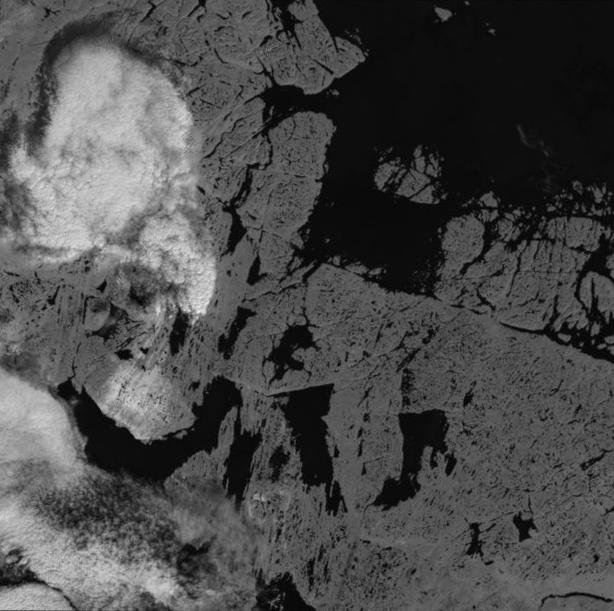
%> input picture test images/PA-1.jpg, 614 x 611 px
$ octave sift.m   (GNU Octave 9; MATLAB toolbox functions it lacks are replaced by stand-ins)
%> lines starting %> are read from the running program, lines starting %| are printed output that depends on the picture
### SIFT-matlab-V1.0/num_octaves.m
function [nOctaves]=num_octaves(image,double_size_image)

temp=log2(min(size(image,1),size(image,2)))-2;
if(double_size_image==true)
    nOctaves=temp+1;
else
    nOctaves=temp;
end
    nOctaves=floor(nOctaves);
end

### SIFT-matlab-V1.0/create_initial_image.m
function [image]=create_initial_image(I,double_image_size,sigma)

if(size(I,3)==3)
    image_gray=rgb2gray(I);
else
    image_gray=I;
end

image_gray=im2double(image_gray);
SIFT_INIT_SIGMA=0.5;
WINDOW_GAUSSIAN=5;

if(double_image_size==true)
   sig_diff=sqrt(max(sigma*sigma-4*SIFT_INIT_SIGMA^2,0.01));
   image_gray=imresize(image_gray,2,'bilinear');
   w=fspecial('gaussian',[WINDOW_GAUSSIAN,WINDOW_GAUSSIAN],sig_diff);
   image=imfilter(image_gray,w,'replicate');
else
   sig_diff=sqrt(max(sigma*sigma-SIFT_INIT_SIGMA^2,0.01));
   w=fspecial('gaussian',[WINDOW_GAUSSIAN,WINDOW_GAUSSIAN],sig_diff);
   image=imfilter(image_gray,w,'replicate');
end

end

### SIFT-matlab-V1.0/build_gaussian_pyramid.m
function [gaussian_pyramid,gaussian_gradient,gaussian_angle]=build_gaussian_pyramid(...
    base_image,...
    nOctaves,...
    nOctaveLayers,...
    sigma)

sig=zeros(1,nOctaveLayers+3);
sig(1)=sigma;
k=2^(1.0/nOctaveLayers);
for i=2:1:(nOctaveLayers+3)
    sig_previous=k^(i-2)*sigma;
    sig_current=k*sig_previous;
    sig(i)=sqrt(sig_current^2-sig_previous^2);
end

gaussian_pyramid=cell(nOctaves,nOctaveLayers+3);
gaussian_gradient=cell(nOctaves,nOctaveLayers+3);
gaussian_angle=cell(nOctaves,nOctaveLayers+3);
h=[-1,0,1;-2,0,2;-1,0,1];

for o=1:1:nOctaves
    for i=1:1:(nOctaveLayers+3)
        if(o==1 && i==1)
            gaussian_pyramid{1,1}(:,:)=base_image;
        elseif(i==1)
            temp=gaussian_pyramid{(o-1),nOctaveLayers+1}(:,:);
            gaussian_pyramid{o,1}(:,:)=imresize(temp,1/2,'bilinear');
        else
            WINDOW_GAUSSIAN=round(2*sig(i));
            WINDOW_GAUSSIAN=2*WINDOW_GAUSSIAN+1;
            w=fspecial('gaussian',[WINDOW_GAUSSIAN,WINDOW_GAUSSIAN],sig(i));
            temp=gaussian_pyramid{o,i-1}(:,:);
            gaussian_pyramid{o,i}=imfilter(temp,w,'replicate');

            if(i>=2 && i<=nOctaveLayers+1)
                gradient_x=imfilter(gaussian_pyramid{o,i}(:,:),h,'replicate');
                gradient_y=imfilter(gaussian_pyramid{o,i}(:,:),h','replicate');
                gaussian_gradient{o,i-1}(:,:)=sqrt(gradient_x.^2+gradient_y.^2);

                temp_angle=atan2(gradient_y,gradient_x);
                temp_angle=temp_angle*180/pi;
                temp_angle(temp_angle<0)=temp_angle(temp_angle<0)+360;
                gaussian_angle{o,i-1}(:,:)=temp_angle;
            end
        end
    end
end
end


### SIFT-matlab-V1.0/build_dog_pyramid.m
function [dog_pyramid]=build_dog_pyramid...
(gaussian_pyramid,...%高斯金字塔
 nOctaves,...%金字塔的组数
 dog_center_layer)%dog金字塔中心层数，默认是3

dog_pyramid=cell(nOctaves,dog_center_layer+2);%创建dog金字塔大小
for i=1:1:nOctaves
    for j=1:1:dog_center_layer+2
        dog_pyramid{i,j}(:,:)=gaussian_pyramid{i,j+1}(:,:)-gaussian_pyramid{i,j}(:,:);
    end
end
end

### SIFT-matlab-V1.0/display_product_image.m
function display_product_image(gaussian_pyramid,dog_pyramid,gradient,angle,...
                               nOctaves,dog_center_layer,str)

size_image=zeros(nOctaves,2);
for i=1:1:nOctaves
    size_image(i,1:2)=size(gaussian_pyramid{i,1});
end

%% display DOG Pyramid
ROW_size=sum(size_image);
ROW_size=ROW_size(1);
COL_size=size_image(1,1)*(dog_center_layer+2);
image_dog_pyramid=zeros(ROW_size,COL_size);
accumulate_ROW=0;
for i=1:1:nOctaves
    accumulate_ROW=accumulate_ROW+size_image(i,1);
    accumulate_COL=0;
    for j=1:1:dog_center_layer+2
        accumulate_COL=accumulate_COL+size_image(i,2);
        image_dog_pyramid(accumulate_ROW-size_image(i,1)+1:accumulate_ROW,...
           accumulate_COL-size_image(i,2)+1:accumulate_COL)=mat2gray(dog_pyramid{i,j});
    end
end

str1=['.\save_image\',str,'DOG Pyramid','.jpg'];
imwrite(image_dog_pyramid,str1,'jpg');
figure;%
imshow(image_dog_pyramid);
title([str,' DOG Pyramid-',num2str([ROW_size,COL_size])]);

%% display Gauss Pyramid
ROW_size=sum(size_image);
ROW_size=ROW_size(1);
COL_size=size_image(1,1)*(dog_center_layer+3);
image_gaussian_pyramid=zeros(ROW_size,COL_size);
accumulate_ROW=0;
for i=1:1:nOctaves
    accumulate_ROW=accumulate_ROW+size_image(i,1);
    accumulate_COL=0;
    for j=1:1:dog_center_layer+3
        accumulate_COL=accumulate_COL+size_image(i,2);
        image_gaussian_pyramid(accumulate_ROW-size_image(i,1)+1:accumulate_ROW,...
           accumulate_COL-size_image(i,2)+1:accumulate_COL)=mat2gray(gaussian_pyramid{i,j});
    end
end

str1=['.\save_image\',str,'OG Pyramid','.jpg'];
imwrite(image_gaussian_pyramid,str1,'jpg');
figure;
imshow(image_gaussian_pyramid);
title([str,' Gauss Pyramid--',num2str([ROW_size,COL_size])]);

%% display gradient image
ROW_size=sum(size_image);
ROW_size=ROW_size(1);
COL_size=size_image(1,1)*(dog_center_layer);
image_gaussian_gradient=zeros(ROW_size,COL_size);
accumulate_ROW=0;
for i=1:1:nOctaves
    accumulate_ROW=accumulate_ROW+size_image(i,1);
    accumulate_COL=0;
    for j=1:1:dog_center_layer
        accumulate_COL=accumulate_COL+size_image(i,2);
        image_gaussian_gradient(accumulate_ROW-size_image(i,1)+1:accumulate_ROW,...
           accumulate_COL-size_image(i,2)+1:accumulate_COL)=mat2gray(gradient{i,j});
    end
end
str1=['.\save_image\',str,'gradient','.jpg'];
imwrite(image_gaussian_gradient,str1,'jpg');
figure;
imshow(image_gaussian_gradient);
title([str,' gradient--',num2str([ROW_size,COL_size])]);

%% display orientation image
ROW_size=sum(size_image);
ROW_size=ROW_size(1);
COL_size=size_image(1,1)*(dog_center_layer);
image_gaussian_angle=zeros(ROW_size,COL_size);
accumulate_ROW=0;
for i=1:1:nOctaves
    accumulate_ROW=accumulate_ROW+size_image(i,1);
    accumulate_COL=0;
    for j=1:1:dog_center_layer
        accumulate_COL=accumulate_COL+size_image(i,2);
        image_gaussian_angle(accumulate_ROW-size_image(i,1)+1:accumulate_ROW,...
           accumulate_COL-size_image(i,2)+1:accumulate_COL)=mat2gray(angle{i,j});
    end
end
str1=['.\save_image\',str,'orientation','.jpg'];
imwrite(image_gaussian_angle,str1,'jpg');
figure;
imshow(image_gaussian_angle);
title([str,' orientation--',num2str([ROW_size,COL_size])]);

### SIFT-matlab-V1.0/find_scale_space_extream.m
function [key_point_array]=find_scale_space_extream....
    (dog_pyramid,...
    nOctaves,...
    nOctaveLayers,....
    contrast_threshold,....
    sigma,...
    edge_threshold,...
    gaussian_gradient,...
    gaussian_angle...
    )

LOG_POLAR_HIST_BINS=36;%% bin nums
n=LOG_POLAR_HIST_BINS;

key_point_array=struct('x',{},'y',{},'octaves',{},'layer',{},...
     'xi',{},'size',{},'angle',{},'gradient',{});
num=0;

threshold=contrast_threshold/nOctaveLayers;

SIFT_IMG_BORDER=2;% Boundary constant
SIFT_ORI_PEAK_RATIO=0.8;%Histogram peak ratio

for i=1:1:nOctaves
    for j=2:1:nOctaveLayers+1
        current_dog=dog_pyramid{i,j};
        prev_dog=dog_pyramid{i,j-1};
        next_dog=dog_pyramid{i,j+1};
        [M,N]=size(current_dog);

        for r=SIFT_IMG_BORDER:1:M-SIFT_IMG_BORDER%%row
            for c=SIFT_IMG_BORDER:1:N-SIFT_IMG_BORDER%%col
                val=current_dog(r,c);
                if(abs(val)>threshold &&...
                    ((val>0 && val>current_dog(r,c-1) && val>current_dog(r,c+1)...
                     && val>current_dog(r-1,c-1) && val>current_dog(r-1,c)...
                     && val>current_dog(r-1,c+1) && val>current_dog(r+1,c-1)...
                     && val>current_dog(r+1,c) && val>current_dog(r+1,c+1)...
                     && val>prev_dog(r-1,c-1) && val>prev_dog(r-1,c)...
                     && val>prev_dog(r-1,c+1) && val>prev_dog(r,c-1)...
                     && val>prev_dog(r,c) && val>prev_dog(r,c+1)...
                     && val>prev_dog(r+1,c-1) && val>prev_dog(r+1,c)...
                     && val>prev_dog(r+1,c+1)...
                     && val>next_dog(r-1,c-1) && val>next_dog(r-1,c)...
                     && val>next_dog(r-1,c+1) && val>next_dog(r,c-1)...
                     && val>next_dog(r,c) && val>next_dog(r,c+1)...
                     && val>next_dog(r+1,c-1) && val>next_dog(r+1,c)...
                     && val>next_dog(r+1,c+1))...
                     || (val<0 && val<current_dog(r,c-1) && val<current_dog(r,c+1)...
                     && val<current_dog(r-1,c-1) && val<current_dog(r-1,c)...
                     && val<current_dog(r-1,c+1) && val<current_dog(r+1,c-1)...
                     && val<current_dog(r+1,c) && val<current_dog(r+1,c+1)...
                     && val<prev_dog(r-1,c-1) && val<prev_dog(r-1,c)...
                     && val<prev_dog(r-1,c+1) && val<prev_dog(r,c-1)...
                     && val<prev_dog(r,c) && val<prev_dog(r,c+1)...
                     && val<prev_dog(r+1,c-1) && val<prev_dog(r+1,c)...
                     && val<prev_dog(r+1,c+1)...
                     && val<next_dog(r-1,c-1) && val<next_dog(r-1,c)...
                     && val<next_dog(r-1,c+1) && val<next_dog(r,c-1)...
                     && val<next_dog(r,c) && val<next_dog(r,c+1)...
                     && val<next_dog(r+1,c-1) && val<next_dog(r+1,c)...
                     && val<next_dog(r+1,c+1))))

                    r1=r;c1=c;layer=j;%2<=layer<=nOctaveLayers+1
                    [key_point,is_local_extream]=adjust_local_extream...
                        (dog_pyramid,i,layer,r1,c1,nOctaveLayers,sigma,...
                        contrast_threshold,edge_threshold);
                    if(is_local_extream==false)
                        continue;
                    end

                    scl_octv=key_point.size/(2^(key_point.octaves-1));%Relative to this group
                    y=key_point.y/(2^(key_point.octaves-1));%Relative to this group
                    x=key_point.x/(2^(key_point.octaves-1));%Relative to this group
                    y=round(y);x=round(x);

                    %The direction histogram of points
                    [hist,max_value]=calculate_oritation_hist...
                        (x,...%col
                        y,...%row
                        scl_octv,...%sacle
                        gaussian_gradient{key_point.octaves,key_point.layer-1},...
                        gaussian_angle{key_point.octaves,key_point.layer-1},...
                        n);

                     mag_thr=max_value*SIFT_ORI_PEAK_RATIO;
                     for k=1:1:n
                         if(k==1)
                             k1=n;
                         else
                             k1=k-1;
                         end

                         if(k==n)
                             k2=1;
                         else
                             k2=k+1;
                         end
                         if(hist(k)>hist(k1) && hist(k)>hist(k2)...
                                 && hist(k)>mag_thr)
                            bin=k-1+0.5*(hist(k1)-hist(k2))/(hist(k1)+hist(k2)-2*hist(k));
                            if(bin<0)
                                bin=n+bin;
                            elseif(bin>=n)
                                bin=bin-n;
                            end
                            key_point.angle=(360/n)*bin;%0-360
                            key_point.gradient=hist(k);
                            num=num+1;
                            key_point_array(num)=key_point;
                         end
                     end
                end
            end
        end
    end
end
end

### SIFT-matlab-V1.0/sift.m
%%%%%%%%%%%%%%%%%%%%%%%%%%%%%%%%%%%%%%%%%%%%%%%%%%%%%%%%%%%%%%%%%%%%%%%%%%%%%%
%  auther:
%  Key Laboratory of Intelligent Perception and Image Understanding of Ministry
%  of Education, International Research Center for Intelligent Perception and
%  Computation, Xidian University, Xian 710071,China(e-mail:zelianwen@foxmail.com).
%  version: SIFT-matlab-V1.0
%  In the future, we will release the c++ version.
%%%%%%%%%%%%%%%%%%%%%%%%%%%%%%%%%%%%%%%%%%%%%%%%%%%%%%%%%%%%%%%%%%%%%%%%%%%%%%

close all;
clear all;

%% image path
file_image='F:\class_file\图像配准\图像配准';

%% read images
[filename,pathname]=uigetfile({'*.*','All Files(*.*)'},'Reference image',...
                          file_image);
%> the answer given: ../test images/PA-1.jpg
image_1=imread(strcat(pathname,filename));
%> image_1 is the input picture: size 611x614 uint8; min 0, max 243, mean 74.3
[filename,pathname]=uigetfile({'*.*','All Files(*.*)'},'Image to be registered',...
                          file_image);
%> the answer given: ../test images/PA-2.jpg
image_2=imread(strcat(pathname,filename));
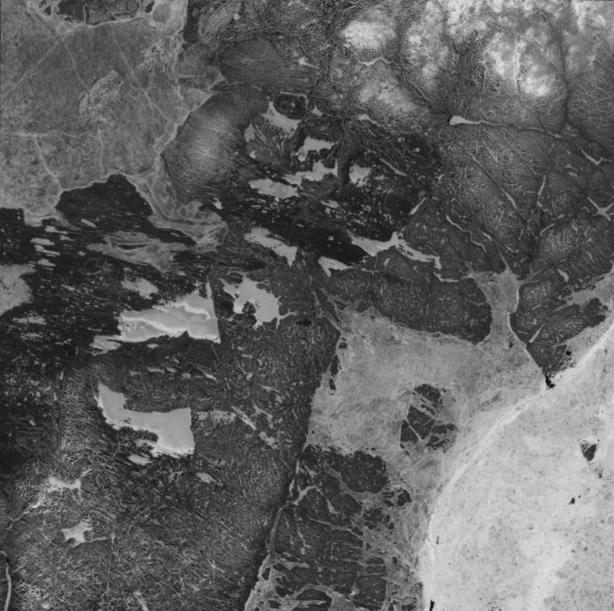
%> input picture test images/PA-2.jpg, 614 x 611 px
%> image_2 is the input picture: size 611x614 uint8; min 5, max 230, mean 95.9

figure;
subplot(1,2,1);
imshow(image_1);
title('Reference image');
subplot(1,2,2);
imshow(image_2);
title('Image to be registered');

%% make file for save images
if (exist('save_image','dir')==0)%如果文件夹不存在
    mkdir('save_image');
end

t1=clock;%Start time

%% Convert input image format
[~,~,num1]=size(image_1);
%> num1 = 1
[~,~,num2]=size(image_2);
%> num2 = 1
if(num1==3)
    image_11=rgb2gray(image_1);
else
    image_11=image_1;
end
if(num2==3)
    image_22=rgb2gray(image_2);
else
    image_22=image_2;
end

%Converted to floating point data
image_11=im2double(image_11);
image_22=im2double(image_22);

%% Define the constants used
sigma=1.6;%最底层高斯金字塔的尺度
dog_center_layer=3;%定义了DOG金字塔每组中间层数，默认是3
contrast_threshold_1=0.03;%Contrast threshold
contrast_threshold_2=0.03;%Contrast threshold
edge_threshold=10;%Edge threshold
is_double_size=false;%expand image or not
change_form='affine';%change mode,'perspective','affine','similarity'
is_sift_or_log='GLOH-like';%Type of descriptor,it can be 'GLOH-like','SIFT'

%% The number of groups in Gauss Pyramid
nOctaves_1=num_octaves(image_11,is_double_size);
%> nOctaves_1 = 7
nOctaves_2=num_octaves(image_22,is_double_size);
%> nOctaves_2 = 7

%% Pyramid first layer image
image_11=create_initial_image(image_11,is_double_size,sigma);
image_22=create_initial_image(image_22,is_double_size,sigma);

%%  Gauss Pyramid of Reference image
tic;
[gaussian_pyramid_1,gaussian_gradient_1,gaussian_angle_1]=...
build_gaussian_pyramid(image_11,nOctaves_1,dog_center_layer,sigma);
%> in build_gaussian_pyramid, `gaussian_pyramid=cell(nOctaves,nOctaveLayers+3);`: gaussian_pyramid = 42 items
%> the loop in build_gaussian_pyramid, `for o=1:1:nOctaves` made 7 passes
%> after the loop in build_gaussian_pyramid, `for o=1:1:nOctaves`: WINDOW_GAUSSIAN = 13
%> gaussian_pyramid_1 = 42 items; gaussian_gradient_1 = 42 items; gaussian_angle_1 = 42 items
disp(['参考图像创建Gauss Pyramid花费时间是：',num2str(toc),'s']);

%% DOG Pyramid of Reference image
tic;
dog_pyramid_1=build_dog_pyramid(gaussian_pyramid_1,nOctaves_1,dog_center_layer);
%> in build_dog_pyramid, `dog_pyramid=cell(nOctaves,dog_center_layer+2);`: dog_pyramid = 35 items
%> the loop in build_dog_pyramid, `for i=1:1:nOctaves` made 7 passes
%> dog_pyramid_1 = 35 items
disp(['参考图像创建DOG Pyramid花费时间是：',num2str(toc),'s']);

%% display the Gauss Pyramid,DOG Pyramid,gradient of Reference image
display_product_image(gaussian_pyramid_1,dog_pyramid_1,gaussian_gradient_1,...
        gaussian_angle_1,nOctaves_1,dog_center_layer,'Reference image');
%> the loop in display_product_image, `for i=1:1:nOctaves` made 7 passes
%> after the loop in display_product_image, `for i=1:1:nOctaves`: size_image = [611 614; 306 307; 153 154; 77 77; 39 39; 20 20; 10 10]
%> in display_product_image, `ROW_size=sum(size_image);`: ROW_size = [1216 1221]
%> in display_product_image, `ROW_size=ROW_size(1);`: ROW_size = 1216
%> in display_product_image, `COL_size=size_image(1,1)*(dog_center_layer+2);`: COL_size = 3055
%> in display_product_image, `image_dog_pyramid=zeros(ROW_size,COL_size);`: image_dog_pyramid: size 1216x3055 double; every value is 0
%> the loop in display_product_image, `for i=1:1:nOctaves` made 7 passes
%> accumulate_ROW on passes 1 to 7: 611, 917, 1070, 1147, 1186, 1206, 1216
%> after the loop in display_product_image, `for i=1:1:nOctaves`:
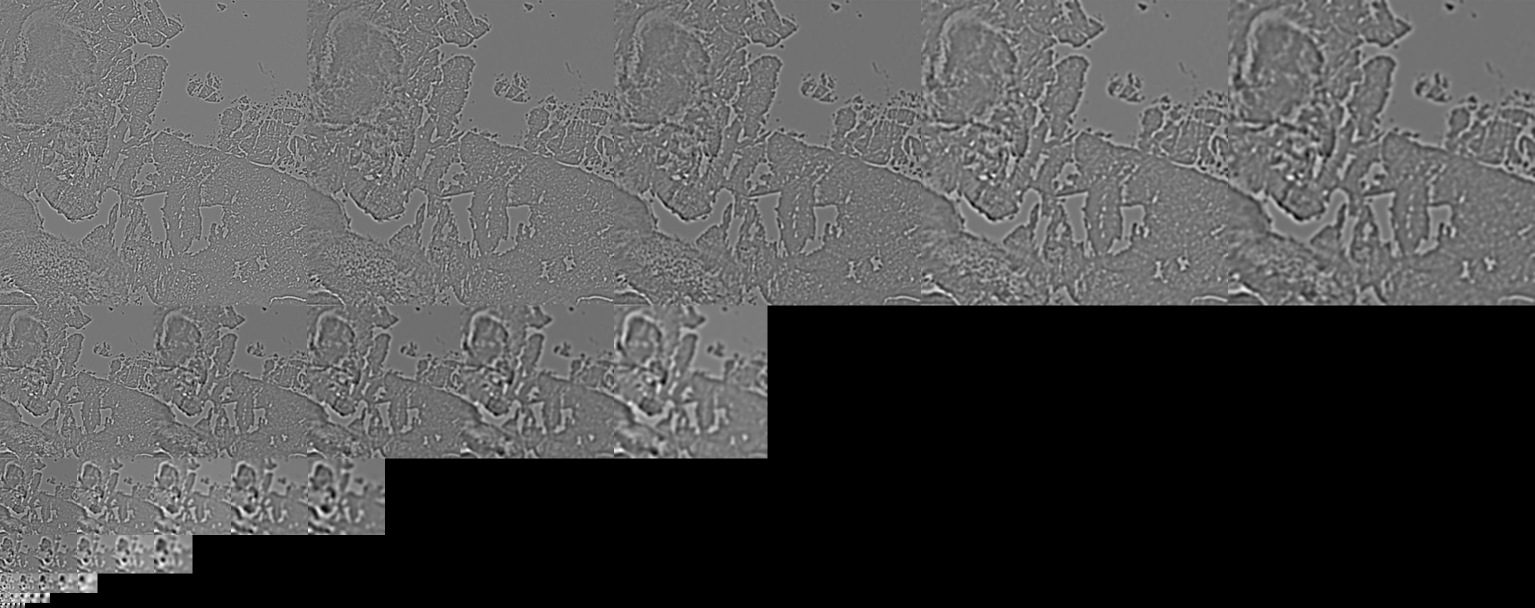
%> image_dog_pyramid: size 1216x3070 double (shown at 1/2 size); min 0, max 1, mean 0.309
%> in display_product_image, `ROW_size=sum(size_image);`: ROW_size = [1216 1221]
%> in display_product_image, `ROW_size=ROW_size(1);`: ROW_size = 1216
%> in display_product_image, `COL_size=size_image(1,1)*(dog_center_layer+3);`: COL_size = 3666
%> in display_product_image, `image_gaussian_pyramid=zeros(ROW_size,COL_size);`: image_gaussian_pyramid: size 1216x3666 double; every value is 0
%> after the loop in display_product_image, `for i=1:1:nOctaves`:
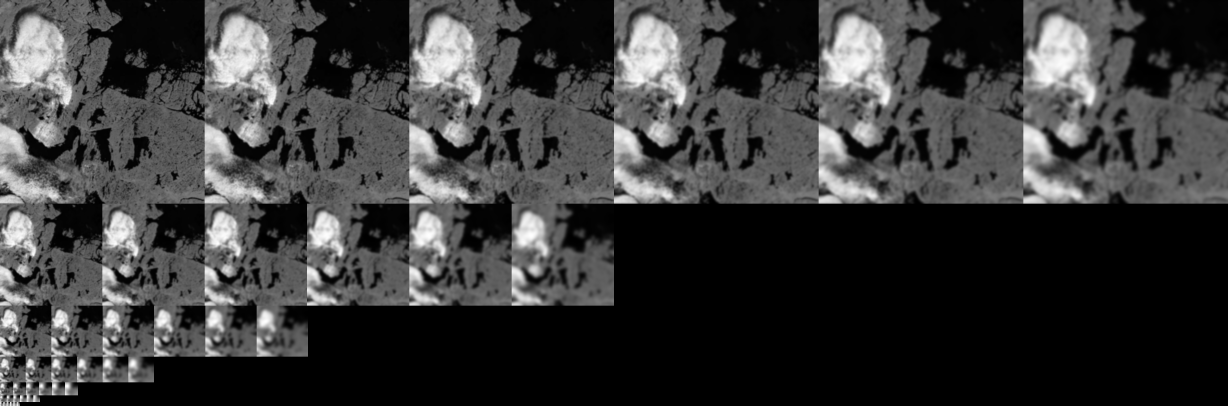
%> image_gaussian_pyramid: size 1216x3684 double (shown at 1/3 size); min 0, max 1, mean 0.228
%> in display_product_image, `ROW_size=sum(size_image);`: ROW_size = [1216 1221]
%> in display_product_image, `ROW_size=ROW_size(1);`: ROW_size = 1216
%> in display_product_image, `COL_size=size_image(1,1)*(dog_center_layer);`: COL_size = 1833
%> in display_product_image, `image_gaussian_gradient=zeros(ROW_size,COL_size);`: image_gaussian_gradient: size 1216x1833 double; every value is 0
%> after the loop in display_product_image, `for i=1:1:nOctaves`:
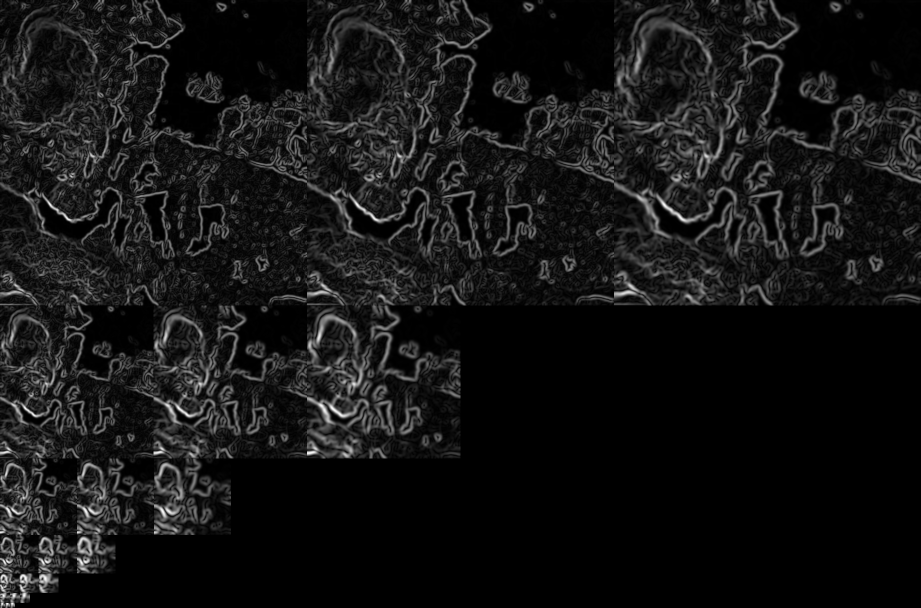
%> image_gaussian_gradient: size 1216x1842 double (shown at 1/2 size); min 0, max 1, mean 0.0807
%> in display_product_image, `ROW_size=sum(size_image);`: ROW_size = [1216 1221]
%> in display_product_image, `ROW_size=ROW_size(1);`: ROW_size = 1216
%> after the loop in display_product_image, `for i=1:1:nOctaves`:
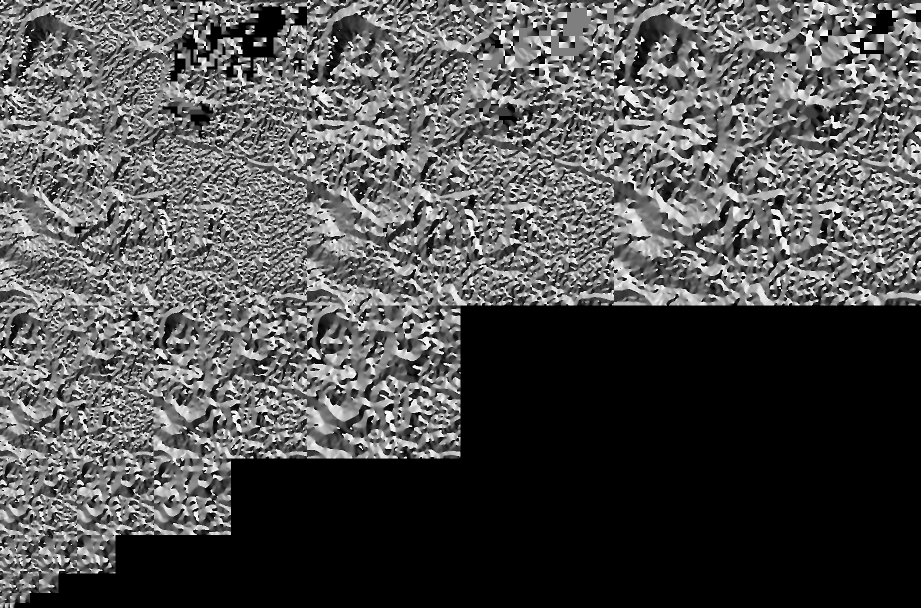
%> image_gaussian_angle: size 1216x1842 double (shown at 1/2 size); min 0, max 1, mean 0.318
 clear gaussian_pyramid_1;

%% Reference image DOG Pyramid extreme point detection
tic;
[key_point_array_1]=find_scale_space_extream...
(dog_pyramid_1,nOctaves_1,dog_center_layer,contrast_threshold_1,sigma,...
edge_threshold,gaussian_gradient_1,gaussian_angle_1);
%> (the run ends here)
